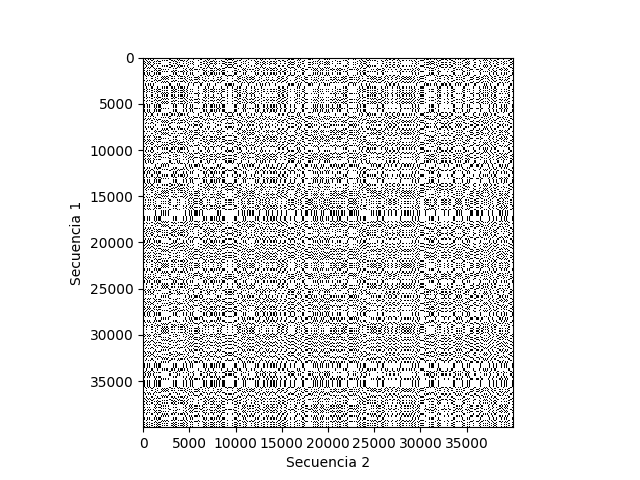

Source code (Python):
import numpy as np
import time
from tqdm import tqdm
from Bio import SeqIO
import matplotlib.pyplot as plt
import threading
from queue import Queue
import argparse

def merge_sequences_from_fasta(file_path):
    sequences = []
    for record in SeqIO.parse(file_path, "fasta"):
        sequences.append(str(record.seq))
    return "".join(sequences)

def compute_dotplot_section(start_i, end_i, start_j, end_j, merged_sequence_1, merged_sequence_2, result_queue):
    local_dotplot = np.zeros((end_i - start_i, end_j - start_j), dtype=np.uint8)
    for i in tqdm(range(end_i - start_i), f'Índices {start_i} - {end_i}, {start_j} - {end_j} {threading.current_thread().name}'):
        for j in range(end_j - start_j):
            if merged_sequence_1[start_i + i] == merged_sequence_2[start_j + j]:
                local_dotplot[i, j] = 1
    result_queue.put((start_i, start_j, local_dotplot))

def worker(merged_sequence_1, merged_sequence_2, task_queue, result_queue):
    while not task_queue.empty():
        start_i, end_i, start_j, end_j = task_queue.get()
        compute_dotplot_section(start_i, end_i, start_j, end_j, merged_sequence_1, merged_sequence_2, result_queue)
        task_queue.task_done()

def draw_dotplot(matrix, fig_name):
    start_time = time.time()  # Tiempo inicial para la generación de la imagen
    plt.imshow(matrix, cmap='Greys', interpolation='none')
    plt.ylabel("Secuencia 1")
    plt.xlabel("Secuencia 2")
    plt.savefig(fig_name)
    plt.close()
    end_time = time.time()  # Tiempo final para la generación de la imagen
    print(f"Tiempo para generar y guardar la imagen: {end_time - start_time:.2f} segundos")

def main(file1, file2, output_file, max_length, num_threads=4):
    start_time = time.time()  # Tiempo inicial para la ejecución del programa

    merged_sequence_1 = merge_sequences_from_fasta(file1)[0:max_length]
    merged_sequence_2 = merge_sequences_from_fasta(file2)[0:max_length]

    print(len(merged_sequence_1))
    print(len(merged_sequence_2))

    block_size = max_length // num_threads

    task_queue = Queue()
    result_queue = Queue()

    for i in range(0, len(merged_sequence_1), block_size):
        for j in range(0, len(merged_sequence_2), block_size):
            end_i = min(i + block_size, len(merged_sequence_1))
            end_j = min(j + block_size, len(merged_sequence_2))
            task_queue.put((i, end_i, j, end_j))

    threads = []
    for _ in range(num_threads):
        thread = threading.Thread(target=worker, args=(merged_sequence_1, merged_sequence_2, task_queue, result_queue))
        threads.append(thread)
        thread.start()

    task_queue.join()

    for thread in threads:
        thread.join()

    calc_end_time = time.time()  # Tiempo final para los cálculos

    dotplot = np.zeros([len(merged_sequence_1), len(merged_sequence_2)], dtype=np.uint8)

    while not result_queue.empty():
        start_i, start_j, local_dotplot = result_queue.get()
        end_i = start_i + local_dotplot.shape[0]
        end_j = start_j + local_dotplot.shape[1]
        dotplot[start_i:end_i, start_j:end_j] = local_dotplot

    print(f"Tiempo de cálculo para generar el dotplot: {calc_end_time - start_time:.2f} segundos")

    draw_dotplot(dotplot, output_file)

    end_time = time.time()  # Tiempo final para la ejecución del programa
    print(f"Tiempo total de ejecución del programa: {end_time - start_time:.2f} segundos")

if __name__ == "__main__":
    parser = argparse.ArgumentParser(description="Generar dotplot de dos secuencias utilizando hilos")
    parser.add_argument("--file1", required=True, help="Archivo FASTA de la primera secuencia.")
    parser.add_argument("--file2", required=True, help="Archivo FASTA de la segunda secuencia.")
    parser.add_argument("--output", required=True, help="Archivo de salida para la imagen del dotplot.")
    parser.add_argument("--max_length", type=int, default=1000, help="Número máximo de caracteres a procesar de cada secuencia.")
    parser.add_argument("--num_threads", type=int, default=4, help="Número de hilos para procesar la secuencia (4 por defecto).")

    args = parser.parse_args()

    main(args.file1, args.file2, args.output, args.max_length, args.num_threads)

# ejecutar con:  
# python .\dotplot_hilos.py --file1 .\dotplot_files\Salmonella.fna --file2 .\dotplot_files\E_coli.fna --max_length 10000 --output .\dotplot_hilos.png
